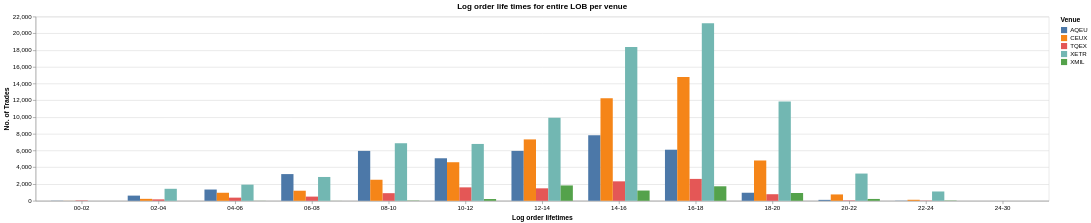

This figure's notebook cell:
### Markdown cell above
There is considerable right skewness in the order lifetimes across all venues, meaning most orders live briefly, but some very persistent
orders inflate the average. Similarly, though not as pronounced, this applies to the rel. distance to the midpoint.

#### AQEU
- Relatively close to the midpoint for most orders, but some traders distort the average by placing (passive) orders far away in the book
- The shortest average (and median) order lifetimes by far, most orders disappear almost immediately (cancelled)
- Could be indicative of HFT & quote stuffing


#### CEUX
- Moderate order lifetimes overall, moderate update frequence, moderate rel. distance to midpoint on median (but the opposite on avg.), moderate-to-high execution share
- High rate of trades that are filled fully.
- CEUX seems to have the most dark trades over all venues by far. Generally, this tends to fragment price discovery. Not unheard of in an MTF.


#### TQEX
- Most orders go through very fast and most are not inserted as close as they can be to the midpoint.
- Releatively low update frequency
- Doesn't seem that aggressive of a market


#### XETR
- Highest execution share by far
- Most orders are very close to the midpoint but, also, some quote very far from the midpoint and exist for relatively long time, could be large (passive) institutional orders
- It's Xetra, it's a regulated market


#### XMIL
- Quite high update frequency at very high cancellation rates. Could indicate active management.
- Order are generally quoted relatively far from the midpoint and they have relatively long lifetimes.

### Code cell
# Ideally, the interactive tooltip will work when hovered over, which will show
# relevant information if a bar is not easy to see.
alt.Chart(quotes_collapsed.collect(), title="Log order life times for entire LOB per venue").mark_bar().encode(
    x=alt.X(
        "log_order_lifetime_bins:N",
        axis=alt.Axis(labelAngle=0),
        title="Log order lifetimes",
    ),
    xOffset="venue:N",
    y=alt.Y(
        "count():Q",
        title="No. of Trades",
    ),
    color=alt.Color(
        "venue:N",
        title="Venue",
    ),
    tooltip=[
        alt.Tooltip("log_order_lifetime_bins:N", title="Log order lifetime"),
        alt.Tooltip("venue:N", title="Venue"),
        alt.Tooltip("count():Q", title="No. of Trades"),
    ],
)

### Figure 1 — Vega specification as saved in the notebook (floating-point values rounded to 4 significant figures)
{"$schema": "https://vega.github.io/schema/vega/v6.json", "data": [{"name": "source_0", "values": [{"__count": 21, "log_order_lifetime_bins": "22-24", "venue": "AQEU"}, {"__count": 5959, "log_order_lifetime_bins": "08-10", "venue": "AQEU"}, {"__count": 617, "log_order_lifetime_bins": "02-04", "venue": "AQEU"}, {"__count": 5077, "log_order_lifetime_bins": "10-12", "venue": "AQEU"}, {"__count": 109, "log_order_lifetime_bins": "20-22", "venue": "AQEU"}, {"__count": 3188, "log_order_lifetime_bins": "06-08", "venue": "AQEU"}, {"__count": 7833, "log_order_lifetime_bins": "14-16", "venue": "AQEU"}, {"__count": 5958, "log_order_lifetime_bins": "12-14", "venue": "AQEU"}, {"__count": 6099, "log_order_lifetime_bins": "16-18", "venue": "AQEU"}, {"__count": 1344, "log_order_lifetime_bins": "04-06", "venue": "AQEU"}, {"__count": 960, "log_order_lifetime_bins": "18-20", "venue": "AQEU"}, {"__count": 19, "log_order_lifetime_bins": "00-02", "venue": "AQEU"}, {"__count": 30, "log_order_lifetime_bins": "22-24", "venue": "TQEX"}, {"__count": 499, "log_order_lifetime_bins": "06-08", "venue": "TQEX"}, {"__count": 375, "log_order_lifetime_bins": "04-06", "venue": "TQEX"}, {"__count": 47, "log_order_lifetime_bins": "20-22", "venue": "TQEX"}, {"__count": 2322, "log_order_lifetime_bins": "14-16", "venue": "TQEX"}, {"__count": 170, "log_order_lifetime_bins": "02-04", "venue": "TQEX"}, {"__count": 1487, "log_order_lifetime_bins": "12-14", "venue": "TQEX"}, {"__count": 1603, "log_order_lifetime_bins": "10-12", "venue": "TQEX"}, {"__count": 908, "log_order_lifetime_bins": "08-10", "venue": "TQEX"}, {"__count": 2613, "log_order_lifetime_bins": "16-18", "venue": "TQEX"}, {"__count": 784, "log_order_lifetime_bins": "18-20", "venue": "TQEX"}, {"__count": 46, "log_order_lifetime_bins": "00-02", "venue": "TQEX"}, {"__count": 14798, "log_order_lifetime_bins": "16-18", "venue": "CEUX"}, {"__count": 1, "log_order_lifetime_bins": "24-30", "venue": "CEUX"}, {"__count": 2512, "log_order_lifetime_bins": "08-10", "venue": "CEUX"}, {"__count": 12246, "log_order_lifetime_bins": "14-16", "venue": "CEUX"}, {"__count": 120, "log_order_lifetime_bins": "22-24", "venue": "CEUX"}, {"__count": 1202, "log_order_lifetime_bins": "06-08", "venue": "CEUX"}, {"__count": 758, "log_order_lifetime_bins": "20-22", "venue": "CEUX"}, {"__count": 4604, "log_order_lifetime_bins": "10-12", "venue": "CEUX"}, {"__count": 958, "log_order_lifetime_bins": "04-06", "venue": "CEUX"}, {"__count": 4813, "log_order_lifetime_bins": "18-20", "venue": "CEUX"}, {"__count": 7330, "log_order_lifetime_bins": "12-14", "venue": "CEUX"}, {"__count": 231, "log_order_lifetime_bins": "02-04", "venue": "CEUX"}, {"__count": 8, "log_order_lifetime_bins": "00-02", "venue": "CEUX"}, {"__count": 1110, "log_order_lifetime_bins": "22-24", "venue": "XETR"}, {"__count": 3251, "log_order_lifetime_bins": "20-22", "venue": "XETR"}, {"__count": 2, "log_order_lifetime_bins": "24-30", "venue": "XMIL"}, {"__count": 11853, "log_order_lifetime_bins": "18-20", "venue": "XETR"}, {"__count": 6873, "log_order_lifetime_bins": "08-10", "venue": "XETR"}, {"__count": 21204, "log_order_lifetime_bins": "16-18", "venue": "XETR"}, {"__count": 18376, "log_order_lifetime_bins": "14-16", "venue": "XETR"}, {"__count": 1731, "log_order_lifetime_bins": "16-18", "venue": "XMIL"}, {"__count": 209, "log_order_lifetime_bins": "10-12", "venue": "XMIL"}, {"__count": 32, "log_order_lifetime_bins": "08-10", "venue": "XMIL"}, {"__count": 32, "log_order_lifetime_bins": "22-24", "venue": "XMIL"}, {"__count": 2844, "log_order_lifetime_bins": "06-08", "venue": "XETR"}, {"__count": 9915, "log_order_lifetime_bins": "12-14", "venue": "XETR"}, {"__count": 6788, "log_order_lifetime_bins": "10-12", "venue": "XETR"}, {"__count": 1831, "log_order_lifetime_bins": "12-14", "venue": "XMIL"}, {"__count": 1224, "log_order_lifetime_bins": "14-16", "venue": "XMIL"}, {"__count": 1926, "log_order_lifetime_bins": "04-06", "venue": "XETR"}, {"__count": 1432, "log_order_lifetime_bins": "02-04", "venue": "XETR"}, {"__count": 9, "log_order_lifetime_bins": "04-06", "venue": "XMIL"}, {"__count": 929, "log_order_lifetime_bins": "18-20", "venue": "XMIL"}, {"__count": 6, "log_order_lifetime_bins": "06-08", "venue": "XMIL"}, {"__count": 219, "log_order_lifetime_bins": "20-22", "venue": "XMIL"}, {"__count": 3, "log_order_lifetime_bins": "00-02", "venue": "XETR"}, {"__count": 1, "log_order_lifetime_bins": "02-04", "venue": "XMIL"}]}, {"name": "source_0_x_domain_log_order_lifetime_bins", "values": [{"log_order_lifetime_bins": "22-24"}, {"log_order_lifetime_bins": "08-10"}, {"log_order_lifetime_bins": "02-04"}, {"log_order_lifetime_bins": "10-12"}, {"log_order_lifetime_bins": "20-22"}, {"log_order_lifetime_bins": "06-08"}, {"log_order_lifetime_bins": "14-16"}, {"log_order_lifetime_bins": "12-14"}, {"log_order_lifetime_bins": "16-18"}, {"log_order_lifetime_bins": "04-06"}, {"log_order_lifetime_bins": "18-20"}, {"log_order_lifetime_bins": "00-02"}, {"log_order_lifetime_bins": "24-30"}]}, {"name": "source_0_y_domain___count", "values": [{"min": 1, "max": 21204}]}, {"name": "source_0_xOffset_domain_venue", "values": [{"venue": "AQEU"}, {"venue": "TQEX"}, {"venue": "CEUX"}, {"venue": "XETR"}, {"venue": "XMIL"}]}, {"name": "source_0_color_domain_venue", "values": [{"venue": "AQEU"}, {"venue": "TQEX"}, {"venue": "CEUX"}, {"venue": "XETR"}, {"venue": "XMIL"}]}], "signals": [{"name": "x_step", "update": "20 * bandspace(domain('xOffset').length, 0, 0) / (1-0.2)"}, {"name": "width", "update": "bandspace(domain('x').length, 0.2, 0.2) * x_step"}], "marks": [{"type": "rect", "name": "marks", "from": {"data": "source_0"}, "encode": {"update": {"width": {"signal": "max(0.25, bandwidth('xOffset'))"}, "y": {"field": "__count", "scale": "y"}, "fill": {"field": "venue", "scale": "color"}, "tooltip": {"signal": "{\"Log order lifetime\": isValid(datum[\"log_order_lifetime_bins\"]) ? isArray(datum[\"log_order_lifetime_bins\"]) ? join(datum[\"log_order_lifetime_bins\"], '\\n') : datum[\"log_order_lifetime_bins\"] : \"\"+datum[\"log_order_lifetime_bins\"], \"Venue\": isValid(datum[\"venue\"]) ? isArray(datum[\"venue\"]) ? join(datum[\"venue\"], '\\n') : datum[\"venue\"] : \"\"+datum[\"venue\"], \"No. of Trades\": format(datum[\"__count\"], \"\")}"}, "y2": {"value": 0, "scale": "y"}, "x": {"field": "log_order_lifetime_bins", "scale": "x", "offset": {"field": "venue", "scale": "xOffset"}}}}, "style": ["bar"]}], "scales": [{"name": "x", "type": "band", "domain": {"data": "source_0_x_domain_log_order_lifetime_bins", "field": "log_order_lifetime_bins", "sort": true}, "range": {"step": {"signal": "x_step"}}, "paddingInner": 0.2, "paddingOuter": 0.2}, {"name": "y", "type": "linear", "domain": [{"signal": "(data(\"source_0_y_domain___count\")[0] || {}).min"}, {"signal": "(data(\"source_0_y_domain___count\")[0] || {}).max"}], "range": [{"signal": "height"}, 0], "nice": true, "zero": true}, {"name": "xOffset", "type": "band", "domain": {"data": "source_0_xOffset_domain_venue", "field": "venue", "sort": true}, "range": {"step": 20}}, {"name": "color", "type": "ordinal", "domain": {"data": "source_0_color_domain_venue", "field": "venue", "sort": true}, "range": "category"}], "axes": [{"scale": "y", "aria": false, "minExtent": 0, "grid": true, "orient": "left", "gridScale": "x", "labels": false, "maxExtent": 0, "ticks": false, "domain": false, "zindex": 0, "tickCount": {"signal": "ceil(height/40)"}}, {"scale": "x", "labelBaseline": "top", "labelAngle": 0, "orient": "bottom", "zindex": 0, "grid": false, "title": "Log order lifetimes"}, {"scale": "y", "zindex": 0, "grid": false, "orient": "left", "tickCount": {"signal": "ceil(height/40)"}, "title": "No. of Trades", "labelOverlap": true}], "title": {"text": "Log order life times for entire LOB per venue", "frame": "group"}, "padding": 5, "style": "cell", "background": "white", "height": 300, "legends": [{"title": "Venue", "fill": "color", "symbolType": "square"}]}
